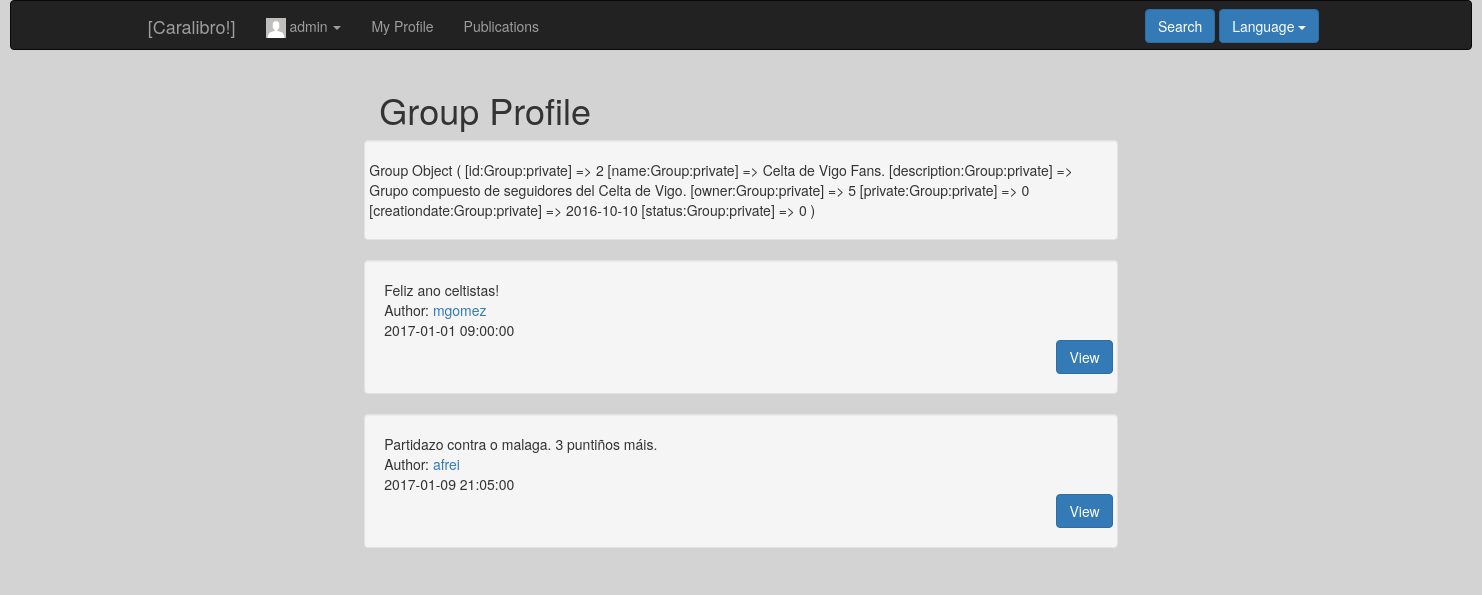
Page /index.php?controller=group&action=showcurrent&id=2 (signed in) on the committed database.
### tables this page shows
CREATE TABLE IF NOT EXISTS `publication` (
`id` int(11) NOT NULL,
  `destination` int(11) NOT NULL,
  `type` varchar(50) NOT NULL,
  `owner` int(11) NOT NULL,
  `creationdate` date NOT NULL,
  `hour` time NOT NULL,
  `description` text NOT NULL,
  `status` tinyint(1) NOT NULL
);

CREATE TABLE IF NOT EXISTS `user` (
`id` int(11) NOT NULL,
  `name` varchar(50) NOT NULL,
  `surname` varchar(100) NOT NULL,
  `email` varchar(100) NOT NULL,
  `phone` int(9) NOT NULL,
  `user` varchar(50) NOT NULL,
  `password` varchar(255) NOT NULL,
  `birthday` date NOT NULL,
  `address` varchar(100) NOT NULL,
  `status` tinyint(1) NOT NULL,
  `photo` varchar(255) DEFAULT NULL,
  `type` tinyint(1) NOT NULL,
  `private` tinyint(1) NOT NULL
);

### core/ViewManager.php (called while the page is built, shortened)
<?php
class ViewManager {
    private $variables = array();
    public function setVariable($varname, $value, $flash=false) {
        $this->variables[$varname] = $value;
    }
    public function getVariable($varname, $default=NULL) {
        if (!isset($this->variables[$varname])) {
            return $default;
        }
        return $this->variables[$varname];
    }
    public function render($controller, $viewname) {
        include(__DIR__."/../Views/$controller/$viewname.php");
    }
    private static $viewmanager_singleton = NULL;
    public static function getInstance() {
        if (self::$viewmanager_singleton == null) {
            self::$viewmanager_singleton = new ViewManager();
        }
        return self::$viewmanager_singleton;
    }
}

### Controllers/GROUP_Controller.php (called while the page is built, shortened)
<?php
require_once(__DIR__ . "/../core/ViewManager.php");
require_once(__DIR__ . "/../core/I18n.php");
require_once(__DIR__ . "/../Models/Publication.php");
require_once(__DIR__ . "/../Models/PUBLICATION_Model.php");
class GROUP_Controller extends BaseController
{
    private $groupModel;
    public function __construct()
    {
        $this->groupModel = new GROUP_Model();
        $this->view->setLayout("base");
    }
    public function showcurrent()
    {
        $groupid = $_REQUEST["id"];
        $group   = $this->groupModel->showcurrent($groupid);
        $ismember = false;
        $publicationModel = new PUBLICATION_Model();
        $publications = $publicationModel->showall($groupid, "group");
        $this->view->setVariable("group", $group);
        $this->view->setVariable("ismember", $ismember);
        $this->view->setVariable("publications", $publications);
        $this->view->render("group", "GROUP_SHOWCURRENT_Vista");
    }
}

### index.php (called while the page is built, shortened)
<?php
function run() {
    try{
        $controller = loadController($_GET["controller"]);
        $actionName = $_GET["action"];
        $controller->$actionName();
    } catch (Exception $ex) {
        die($ex->getMessage());
    }
}
function loadController($controllerName) {
    return new $controllerClassName();
}
run();
?>

### Views/messages/messages_es.php (called while the page is built)
<?php
  $i18n_messages =
  array(
  )
?>

### core/I18n.php (called while the page is built, shortened)
<?php
class I18n {
  private $messages;
  public function setLanguage($language) {
    $this->messages = $i18n_messages;
  }
  public function i18n($key) {
    if (isset($this->messages[$key])){
      return $this->messages[$key];
    }else{
      return $key;
    }
  }
  private static $i18n_singleton = null;
  public static function getInstance() {
    if (self::$i18n_singleton == NULL) {
      self::$i18n_singleton = new I18n();
    }
    return self::$i18n_singleton;
  }
}
function i18n($key) {
  return I18n::getInstance()->i18n($key);
}

### Models/Publication.php (called while the page is built, shortened)
<?php
class Publication
{
    private $id;
    private $owner;
    private $creationdate;
    private $hour;
    private $description;
    public function __construct($id = NULL, $destination = NULL, $type = NULL, $owner = NULL, $creationdate = NULL, $hour = NULL, $description = NULL, $status = NULL)
    {
        $this->id           = $id;
        $this->owner        = $owner;
        $this->creationdate = $creationdate;
        $this->hour         = $hour;
        $this->description  = $description;
    }
    public function getID()
    {
        return $this->id;
    }
    public function getOwner()
    {
        return $this->owner;
    }
    public function getCreationDate()
    {
        return $this->creationdate;
    }
    public function getHour()
    {
        return $this->hour;
    }
    public function getDescription()
    {
        return $this->description;
    }
}
?>

### Models/PUBLICATION_Model.php (called while the page is built, shortened)
<?php
require_once(__DIR__ . "/../core/PDOConnection.php");
class PUBLICATION_Model
{
    private $db;
    public function __construct()
    {
        $this->db = PDOConnection::getInstance();
    }
    public function showall($destinationID, $type)
    {
        $sql = $this->db->prepare("SELECT * FROM publication WHERE destination=? AND type=? ORDER BY creationdate");
        $sql->execute(array(
            $destinationID,
            $type
        ));
        $publications_db = $sql->fetchAll(PDO::FETCH_ASSOC);
        $publications = array();
        foreach ($publications_db as $publication) {
            array_push($publications, new Publication($publication["id"], $publication["destination"], $publication["type"], $publication["owner"], $publication["creationdate"], $publication["hour"], $publication["description"], $publication["status"]));
        }
        return $publications;
    }
}

### core/PDOConnection.php (called while the page is built)
<?php
class PDOConnection {
    private static $dbhost = "127.0.0.1";
    private static $dbname = "ET3Grupo1";
    private static $dbuser = "ET3Grupo1";
    private static $dbpass = "ET3Grupo1";
    private static $db_singleton = null;
    public static function getInstance() {
        if (self::$db_singleton == null) {
            self::$db_singleton = new PDO(
                "mysql:host=".self::$dbhost.";dbname=".self::$dbname.";charset=utf8",
                self::$dbuser,
                self::$dbpass,
                array(
                    PDO::ATTR_EMULATE_PREPARES => false,
                    PDO::ATTR_ERRMODE => PDO::ERRMODE_EXCEPTION
                )
            );
        }
        return self::$db_singleton;
    }
}
?>

### Models/USER_Model.php (called while the page is built, shortened)
<?php
require_once(__DIR__."/../core/PDOConnection.php");
class USER_Model {
    private $db;
    public function __construct()
    {
        $this->db = PDOConnection::getInstance();
    }
    public function showcurrent($userID)
    {
        $sql = $this->db->prepare("SELECT * FROM user WHERE id=?");
        $sql->execute(array($userID));
        $user = $sql->fetch(PDO::FETCH_ASSOC);
        if($user != NULL) {
            return new User($user["id"], $user["user"], $user["name"], $user["surname"], $user["email"],
                                        $user["phone"], $user["birthday"], $user["address"], $user["status"],
                                        $user["photo"], $user["type"], $user["private"]);
        } else {
            return NULL;
        }
    }
}

### Models/User.php (called while the page is built, shortened)
<?php
class User {
    private $user;
    public function __construct($id=NULL, $user=NULL, $name=NULL, $surname=NULL, $email=NULL, $phone=NULL,
                                $birthday=NULL, $address=NULL, $status=1, $photo=NULL, $type=0,
                                $private=0, $password=NULL)
    {
     $this->user = $user;
    }
    public function getUser() {
        return $this->user;
    }
}

### Views/group/GROUP_SHOWCURRENT_Vista.php (the view, shortened to what this page needs)
<?php
require_once(__DIR__."/../../core/ViewManager.php");
$view = ViewManager::getInstance();
$publications = $view->getVariable("publications");
$errors = $view->getVariable("errors");
$group = $view->getVariable("group");
require_once(__DIR__."/../../Models/USER_Model.php");
$umapper = new USER_Model();
?>
<?php print_r($errors) ?>
 	<div class="col-md-8 col-md-offset-2">
 		<div class="row">
 			<div class="col-md-12">
	 			<div class="container">
	 				<h1 class="heading"><?= i18n("Group Profile") ?></h1>
	 			</div>
 			</div>
 		</div>
 		<div class="well">
 			<div class="row">
 				<?php print_r($group)?>
 			</div>
 		</div>
 		<?php foreach ($publications as $publication): ?>
 			<div class="well">
	 			<div class="row">
	 				<div class="container-fluid">
	 					<?= $publication->getDescription() ?>
	 				</div>
	 				<div class="container-fluid">
	 					<?= i18n("Author") ?>: <a href="index.php?controller=user&action=showcurrent&id=<?=$publication->getOwner() ?>"><?php $owner = $umapper->showcurrent($publication->getOwner()); echo $owner->getUser();  ?></a>
	 				</div>
	 				<div class="container-fluid">
	 					<?= $publication->getCreationDate();?>
	 					<?= $publication->getHour()  ?>
	 				</div>
	 			</div>
	 			<div class="row">
	 				<div class="pull-right ">
	 					<a href="index.php?controller=publication&action=showcurrent&id=<?=$publication->getID() ?>"><button class="btn btn-primary"><?= i18n("View") ?></button></a>
	 				</div>
	 			</div>
 			</div>
 		<?php endforeach ?>
 	</div>

### css/style.css (style rules this page uses)
body { background-color: #d3d3d3; }

### rows in the picture
publication: description "Feliz ano celtistas!", owner.user "mgomez", creationdate "2017-01-01", hour "09:00:00"
publication: description "Partidazo contra o malaga. 3 puntiños máis.", owner.user "afrei", creationdate "2017-01-09", hour "21:05:00"

### other values in the picture
$currentuser "admin"
i18n("My Profile") "My Profile"
i18n("Publications") "Publications"
i18n("Search") "Search"
i18n("Language") "Language"
i18n("Group Profile") "Group Profile"
